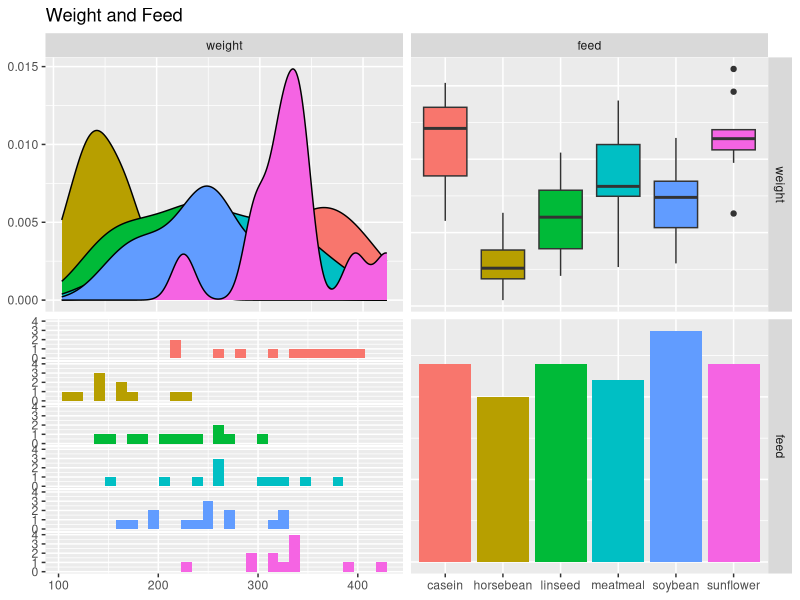
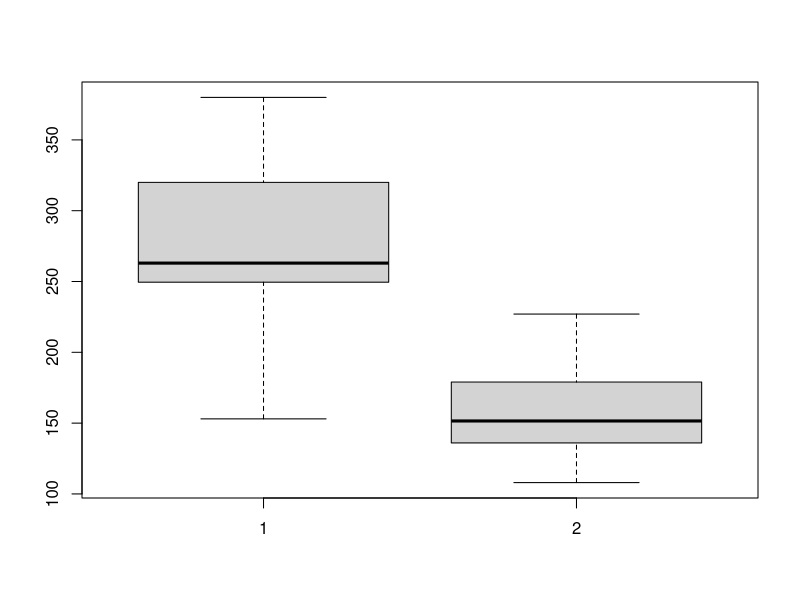

These figures' R source, in order: (Note: this script raises an error after producing the figures.)
require(GGally)     # Required for ggpairs
require(ggplot2)    # GGally supersets on ggplot2
require(gridExtra)
library('datasets')

data(chickwts)


str(chickwts)
summary(chickwts)

ggpairs(data=chickwts, # data.frame with variables
        title="Weight and Feed", 
        aes(color=feed)) 

# T-testing

meat <- chickwts[chickwts$feed=="meatmeal",1]
horse <- chickwts[chickwts$feed=="horsebean",1]


t.test(meat, horse)       # parametric, assumes normality
wilcox.test(meat, horse)  # Non-parametric
                          # If comparing same subjects different
                          # affects/treatments (pop1,pop2, paired=T)
boxplot(meat, horse)      # for both t.test and wilcox.test

subset_plot_meat<-ggplot(data=meat, aes(x = "meatmeal", y = weight)) +
  geom_boxplot()

plot1<-subset_plot_meat + ylim(100,400)

subset_plot_horse<-ggplot(data=horse, aes(x = "horsebean", y = weight)) +
  geom_boxplot()

plot2<-subset_plot_horse + ylim(100,400)

grid.arrange(plot1, plot2, ncol =2)